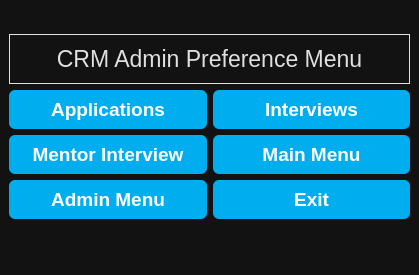
<?xml version="1.0" encoding="UTF-8"?>
<ui version="4.0">
 <class>MainWindow</class>
 <widget class="QMainWindow" name="MainWindow">
  <property name="geometry">
   <rect>
    <x>0</x>
    <y>0</y>
    <width>419</width>
    <height>275</height>
   </rect>
  </property>
  <property name="windowTitle">
   <string>MainWindow</string>
  </property>
  <property name="layoutDirection">
   <enum>Qt::LeftToRight</enum>
  </property>
  <property name="styleSheet">
   <string notr="true">/* Genel Arka Plan ve Yazı Rengi */
QWidget {
    background-color: #121212;
    color: #E0E0E0;
}

/* QPushButton - Belirgin Buton + Gölgelendirme */
QPushButton {
    background-color: #00AEEF;
    font: bold 14pt &quot;Segoe UI&quot;;
    color: white;
    font-weight: bold; /* Yazı kalın */
    border: none;
    border-radius: 6px;
    padding: 8px 16px;
    box-shadow: 0px 4px 10px rgba(0, 174, 239, 0.6); /* Daha belirgin gölge */
    transition: background-color 0.3s ease;
}

QPushButton:hover {
    background-color: #D32F2F;
    box-shadow: 0px 4px 10px rgba(211, 47, 47, 0.7); /* Hover gölgesi */
}

QPushButton:pressed {
    background-color: #B71C1C;
    box-shadow: inset 0px 2px 4px rgba(0,0,0,0.4); /* Basılı efekti */
}


/* QLineEdit - Belirginlik İçin */
QLineEdit {
    background-color: #1E1E1E;
    color: #E0E0E0;
    border: 1px solid #555;
    border-radius: 4px;
    padding: 6px;
}

/* QComboBox */
QComboBox {
    background-color: #1E1E1E;
    color: #E0E0E0;
    border: 1px solid #555;
    border-radius: 4px;
    padding: 6px;
}

QComboBox::drop-down {
    subcontrol-origin: padding;
    subcontrol-position: top right;
    width: 25px;
    background-color: #2A2A2A;
    border-left: 1px solid #555;
}

QComboBox::down-arrow {
    width: 10px;
    height: 10px;
    image: none; /* Kendi ikonunu kullanacaksan url() ekle */
}

/* Açılır liste görünümü */
QComboBox QAbstractItemView {
    background-color: #2A2A2A;
    color: #E0E0E0;
    selection-background-color: #455A64;
    selection-color: white;
    border: 1px solid #444;
}

/* Tablo Başlıkları */
QHeaderView::section {
    background-color: #E0E0E0;
    color: black;
    font-weight: bold;
    padding: 6px;
    border: none;
}

/* QTableView */
QTableView {
    background-color: #1E1E1E;
    alternate-background-color: #2A2A2A;
    gridline-color: #444;
    color: #E0E0E0;
    selection-background-color: #455A64;
    selection-color: white;
    border: 1px solid #333;
}

QTableView::item {
    padding: 4px;
}
</string>
  </property>
  <widget class="QWidget" name="centralwidget">
   <layout class="QGridLayout" name="gridLayout_3">
    <item row="0" column="0">
     <layout class="QGridLayout" name="gridLayout_2">
      <item row="0" column="0">
       <widget class="QLabel" name="label">
        <property name="maximumSize">
         <size>
          <width>16777215</width>
          <height>50</height>
         </size>
        </property>
        <property name="font">
         <font>
          <pointsize>17</pointsize>
         </font>
        </property>
        <property name="layoutDirection">
         <enum>Qt::LeftToRight</enum>
        </property>
        <property name="frameShape">
         <enum>QFrame::Box</enum>
        </property>
        <property name="text">
         <string>CRM Admin Preference Menu</string>
        </property>
        <property name="alignment">
         <set>Qt::AlignCenter</set>
        </property>
       </widget>
      </item>
      <item row="1" column="0">
       <layout class="QGridLayout" name="gridLayout">
        <item row="0" column="0">
         <widget class="QPushButton" name="pushButton_basvurular">
          <property name="maximumSize">
           <size>
            <width>16777215</width>
            <height>16777215</height>
           </size>
          </property>
          <property name="font">
           <font>
            <family>Segoe UI</family>
            <pointsize>14</pointsize>
            <weight>75</weight>
            <italic>false</italic>
            <bold>true</bold>
           </font>
          </property>
          <property name="text">
           <string>Applications</string>
          </property>
         </widget>
        </item>
        <item row="0" column="1">
         <widget class="QPushButton" name="pushButton_mulakatlar">
          <property name="maximumSize">
           <size>
            <width>16777215</width>
            <height>16777215</height>
           </size>
          </property>
          <property name="font">
           <font>
            <family>Segoe UI</family>
            <pointsize>14</pointsize>
            <weight>75</weight>
            <italic>false</italic>
            <bold>true</bold>
           </font>
          </property>
          <property name="text">
           <string>Interviews</string>
          </property>
         </widget>
        </item>
        <item row="1" column="0">
         <widget class="QPushButton" name="pushButton_mentorGorusmesi">
          <property name="maximumSize">
           <size>
            <width>16777215</width>
            <height>16777215</height>
           </size>
          </property>
          <property name="font">
           <font>
            <family>Segoe UI</family>
            <pointsize>14</pointsize>
            <weight>75</weight>
            <italic>false</italic>
            <bold>true</bold>
           </font>
          </property>
          <property name="text">
           <string>Mentor Interview</string>
          </property>
         </widget>
        </item>
        <item row="1" column="1">
         <widget class="QPushButton" name="pushButton_anaMenu">
          <property name="maximumSize">
           <size>
            <width>16777215</width>
            <height>16777215</height>
           </size>
          </property>
          <property name="font">
           <font>
            <family>Segoe UI</family>
            <pointsize>14</pointsize>
            <weight>75</weight>
            <italic>false</italic>
            <bold>true</bold>
           </font>
          </property>
          <property name="text">
           <string>Main Menu</string>
          </property>
         </widget>
        </item>
        <item row="2" column="0">
         <widget class="QPushButton" name="pushButton_adminMenu">
          <property name="maximumSize">
           <size>
            <width>16777215</width>
            <height>16777215</height>
           </size>
          </property>
          <property name="font">
           <font>
            <family>Segoe UI</family>
            <pointsize>14</pointsize>
            <weight>75</weight>
            <italic>false</italic>
            <bold>true</bold>
           </font>
          </property>
          <property name="text">
           <string>Admin Menu</string>
          </property>
         </widget>
        </item>
        <item row="2" column="1">
         <widget class="QPushButton" name="pushButton_exit">
          <property name="maximumSize">
           <size>
            <width>16777215</width>
            <height>16777215</height>
           </size>
          </property>
          <property name="font">
           <font>
            <family>Segoe UI</family>
            <pointsize>14</pointsize>
            <weight>75</weight>
            <italic>false</italic>
            <bold>true</bold>
           </font>
          </property>
          <property name="text">
           <string>Exit</string>
          </property>
         </widget>
        </item>
       </layout>
      </item>
     </layout>
    </item>
   </layout>
  </widget>
  <widget class="QMenuBar" name="menubar">
   <property name="geometry">
    <rect>
     <x>0</x>
     <y>0</y>
     <width>419</width>
     <height>26</height>
    </rect>
   </property>
  </widget>
  <widget class="QStatusBar" name="statusbar"/>
 </widget>
 <resources/>
 <connections/>
</ui>
